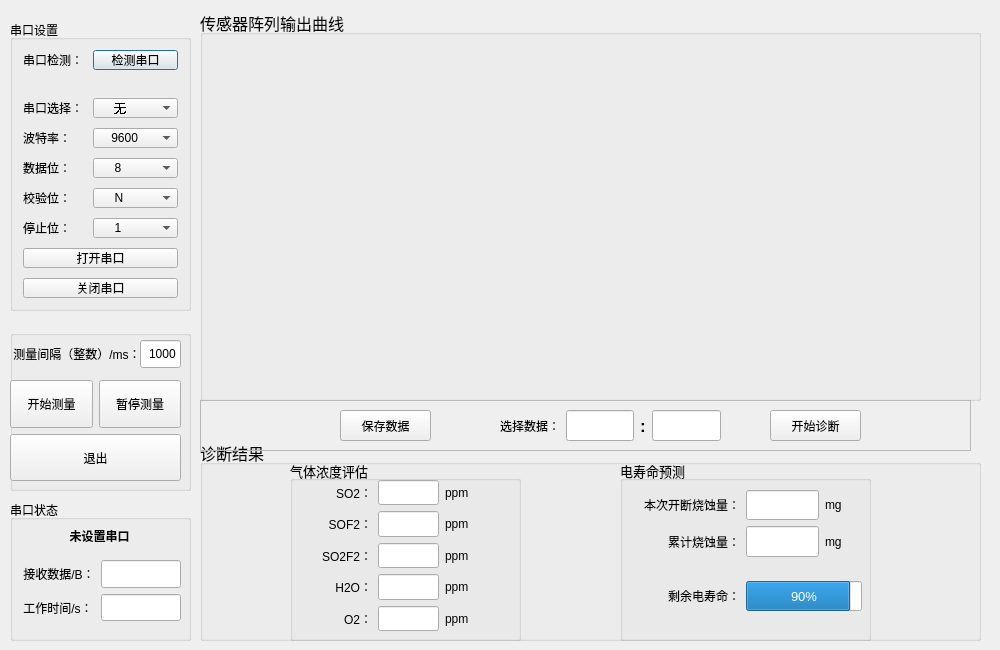
<?xml version="1.0" encoding="UTF-8"?>
<ui version="4.0">
 <class>Form</class>
 <widget class="QWidget" name="Form">
  <property name="geometry">
   <rect>
    <x>0</x>
    <y>0</y>
    <width>1000</width>
    <height>650</height>
   </rect>
  </property>
  <property name="sizePolicy">
   <sizepolicy hsizetype="Fixed" vsizetype="Fixed">
    <horstretch>0</horstretch>
    <verstretch>0</verstretch>
   </sizepolicy>
  </property>
  <property name="font">
   <font>
    <weight>50</weight>
    <bold>false</bold>
   </font>
  </property>
  <property name="windowTitle">
   <string>GIS电寿命评估系统</string>
  </property>
  <property name="autoFillBackground">
   <bool>false</bool>
  </property>
  <widget class="QGroupBox" name="formGroupBox">
   <property name="geometry">
    <rect>
     <x>10</x>
     <y>20</y>
     <width>181</width>
     <height>291</height>
    </rect>
   </property>
   <property name="title">
    <string>串口设置</string>
   </property>
   <layout class="QFormLayout" name="formLayout">
    <property name="horizontalSpacing">
     <number>10</number>
    </property>
    <property name="verticalSpacing">
     <number>10</number>
    </property>
    <property name="leftMargin">
     <number>10</number>
    </property>
    <property name="topMargin">
     <number>10</number>
    </property>
    <property name="rightMargin">
     <number>10</number>
    </property>
    <property name="bottomMargin">
     <number>10</number>
    </property>
    <item row="0" column="0">
     <widget class="QLabel" name="s1__lb_1">
      <property name="text">
       <string>串口检测：</string>
      </property>
     </widget>
    </item>
    <item row="0" column="1">
     <widget class="QPushButton" name="checkserialport">
      <property name="text">
       <string>检测串口</string>
      </property>
      <property name="autoRepeatInterval">
       <number>100</number>
      </property>
      <property name="default">
       <bool>true</bool>
      </property>
     </widget>
    </item>
    <item row="2" column="0">
     <widget class="QLabel" name="s1__lb_2">
      <property name="text">
       <string>串口选择：</string>
      </property>
     </widget>
    </item>
    <item row="2" column="1">
     <widget class="QComboBox" name="serialportnum">
      <property name="font">
       <font>
        <stylestrategy>NoAntialias</stylestrategy>
        <kerning>true</kerning>
       </font>
      </property>
      <property name="contextMenuPolicy">
       <enum>Qt::CustomContextMenu</enum>
      </property>
      <property name="editable">
       <bool>false</bool>
      </property>
      <property name="currentText">
       <string>     无</string>
      </property>
      <property name="sizeAdjustPolicy">
       <enum>QComboBox::AdjustToContents</enum>
      </property>
      <property name="minimumContentsLength">
       <number>0</number>
      </property>
      <item>
       <property name="text">
        <string>     无</string>
       </property>
      </item>
     </widget>
    </item>
    <item row="3" column="0">
     <widget class="QLabel" name="s1__lb_3">
      <property name="text">
       <string>波特率：</string>
      </property>
     </widget>
    </item>
    <item row="3" column="1">
     <widget class="QComboBox" name="baudrate">
      <property name="font">
       <font>
        <weight>50</weight>
        <bold>false</bold>
       </font>
      </property>
      <property name="sizeAdjustPolicy">
       <enum>QComboBox::AdjustToMinimumContentsLength</enum>
      </property>
      <property name="iconSize">
       <size>
        <width>16</width>
        <height>16</height>
       </size>
      </property>
      <property name="duplicatesEnabled">
       <bool>false</bool>
      </property>
      <item>
       <property name="text">
        <string>    9600</string>
       </property>
      </item>
      <item>
       <property name="text">
        <string>    2400</string>
       </property>
      </item>
      <item>
       <property name="text">
        <string>    4800</string>
       </property>
      </item>
      <item>
       <property name="text">
        <string>    12800</string>
       </property>
      </item>
      <item>
       <property name="text">
        <string>    14400</string>
       </property>
      </item>
      <item>
       <property name="text">
        <string>    19200</string>
       </property>
      </item>
      <item>
       <property name="text">
        <string>    38400</string>
       </property>
      </item>
      <item>
       <property name="text">
        <string>    57600</string>
       </property>
      </item>
      <item>
       <property name="text">
        <string>    115200</string>
       </property>
      </item>
     </widget>
    </item>
    <item row="4" column="0">
     <widget class="QLabel" name="s1__lb_4">
      <property name="text">
       <string>数据位：</string>
      </property>
     </widget>
    </item>
    <item row="4" column="1">
     <widget class="QComboBox" name="databits">
      <property name="maxCount">
       <number>2147483646</number>
      </property>
      <item>
       <property name="text">
        <string>     8</string>
       </property>
      </item>
      <item>
       <property name="text">
        <string>     7</string>
       </property>
      </item>
     </widget>
    </item>
    <item row="5" column="0">
     <widget class="QLabel" name="s1__lb_5">
      <property name="text">
       <string>校验位：</string>
      </property>
     </widget>
    </item>
    <item row="5" column="1">
     <widget class="QComboBox" name="checkbits">
      <property name="layoutDirection">
       <enum>Qt::LeftToRight</enum>
      </property>
      <item>
       <property name="text">
        <string>     N</string>
       </property>
      </item>
     </widget>
    </item>
    <item row="6" column="0">
     <widget class="QLabel" name="s1__lb_6">
      <property name="text">
       <string>停止位：</string>
      </property>
     </widget>
    </item>
    <item row="6" column="1">
     <widget class="QComboBox" name="stopbits">
      <item>
       <property name="text">
        <string>     1</string>
       </property>
      </item>
     </widget>
    </item>
    <item row="7" column="0" colspan="2">
     <widget class="QPushButton" name="open_button">
      <property name="text">
       <string>打开串口</string>
      </property>
     </widget>
    </item>
    <item row="8" column="0" colspan="2">
     <widget class="QPushButton" name="close_button">
      <property name="text">
       <string>关闭串口</string>
      </property>
     </widget>
    </item>
    <item row="1" column="0" colspan="2">
     <spacer name="horizontalSpacer">
      <property name="orientation">
       <enum>Qt::Horizontal</enum>
      </property>
      <property name="sizeHint" stdset="0">
       <size>
        <width>40</width>
        <height>8</height>
       </size>
      </property>
     </spacer>
    </item>
   </layout>
  </widget>
  <widget class="QGroupBox" name="verticalGroupBox">
   <property name="geometry">
    <rect>
     <x>200</x>
     <y>10</y>
     <width>781</width>
     <height>391</height>
    </rect>
   </property>
   <property name="font">
    <font>
     <pointsize>12</pointsize>
    </font>
   </property>
   <property name="title">
    <string>传感器阵列输出曲线</string>
   </property>
   <layout class="QVBoxLayout" name="verticalLayout">
    <property name="leftMargin">
     <number>10</number>
    </property>
    <property name="topMargin">
     <number>10</number>
    </property>
    <property name="rightMargin">
     <number>10</number>
    </property>
    <property name="bottomMargin">
     <number>10</number>
    </property>
    <item>
     <layout class="QVBoxLayout" name="verticalLayout_graph"/>
    </item>
   </layout>
  </widget>
  <widget class="QGroupBox" name="groupBox">
   <property name="geometry">
    <rect>
     <x>10</x>
     <y>330</y>
     <width>181</width>
     <height>161</height>
    </rect>
   </property>
   <property name="title">
    <string/>
   </property>
   <widget class="QWidget" name="gridLayoutWidget">
    <property name="geometry">
     <rect>
      <x>0</x>
      <y>50</y>
      <width>171</width>
      <height>101</height>
     </rect>
    </property>
    <layout class="QGridLayout" name="gridLayout">
     <item row="0" column="0">
      <widget class="QPushButton" name="start_measure_button">
       <property name="sizePolicy">
        <sizepolicy hsizetype="Minimum" vsizetype="Expanding">
         <horstretch>1</horstretch>
         <verstretch>2</verstretch>
        </sizepolicy>
       </property>
       <property name="text">
        <string>开始测量</string>
       </property>
      </widget>
     </item>
     <item row="0" column="1">
      <widget class="QPushButton" name="stop_measure_Button">
       <property name="sizePolicy">
        <sizepolicy hsizetype="Minimum" vsizetype="Expanding">
         <horstretch>1</horstretch>
         <verstretch>2</verstretch>
        </sizepolicy>
       </property>
       <property name="text">
        <string>暂停测量</string>
       </property>
      </widget>
     </item>
     <item row="1" column="0" colspan="2">
      <widget class="QPushButton" name="quit_Button">
       <property name="sizePolicy">
        <sizepolicy hsizetype="Minimum" vsizetype="Expanding">
         <horstretch>1</horstretch>
         <verstretch>2</verstretch>
        </sizepolicy>
       </property>
       <property name="font">
        <font>
         <pointsize>9</pointsize>
        </font>
       </property>
       <property name="text">
        <string>退出</string>
       </property>
      </widget>
     </item>
    </layout>
   </widget>
   <widget class="QLabel" name="label_3">
    <property name="geometry">
     <rect>
      <x>0</x>
      <y>10</y>
      <width>131</width>
      <height>28</height>
     </rect>
    </property>
    <property name="sizePolicy">
     <sizepolicy hsizetype="Expanding" vsizetype="Expanding">
      <horstretch>0</horstretch>
      <verstretch>1</verstretch>
     </sizepolicy>
    </property>
    <property name="text">
     <string> 测量间隔（整数）/ms：</string>
    </property>
   </widget>
   <widget class="QLineEdit" name="lineEdit_time_interval">
    <property name="geometry">
     <rect>
      <x>130</x>
      <y>10</y>
      <width>41</width>
      <height>28</height>
     </rect>
    </property>
    <property name="sizePolicy">
     <sizepolicy hsizetype="Expanding" vsizetype="Expanding">
      <horstretch>0</horstretch>
      <verstretch>1</verstretch>
     </sizepolicy>
    </property>
    <property name="text">
     <string>1000</string>
    </property>
    <property name="alignment">
     <set>Qt::AlignRight|Qt::AlignTrailing|Qt::AlignVCenter</set>
    </property>
   </widget>
  </widget>
  <widget class="QGroupBox" name="groupBox_2">
   <property name="geometry">
    <rect>
     <x>200</x>
     <y>440</y>
     <width>781</width>
     <height>201</height>
    </rect>
   </property>
   <property name="font">
    <font>
     <pointsize>12</pointsize>
    </font>
   </property>
   <property name="title">
    <string>诊断结果</string>
   </property>
   <widget class="QGroupBox" name="groupBox_3">
    <property name="geometry">
     <rect>
      <x>90</x>
      <y>20</y>
      <width>231</width>
      <height>181</height>
     </rect>
    </property>
    <property name="font">
     <font>
      <pointsize>10</pointsize>
     </font>
    </property>
    <property name="title">
     <string>气体浓度评估</string>
    </property>
    <widget class="QWidget" name="gridLayoutWidget_2">
     <property name="geometry">
      <rect>
       <x>20</x>
       <y>20</y>
       <width>197</width>
       <height>151</height>
      </rect>
     </property>
     <layout class="QGridLayout" name="gridLayout_2">
      <item row="1" column="0">
       <widget class="QLabel" name="label_6">
        <property name="sizePolicy">
         <sizepolicy hsizetype="Expanding" vsizetype="Expanding">
          <horstretch>1</horstretch>
          <verstretch>1</verstretch>
         </sizepolicy>
        </property>
        <property name="font">
         <font>
          <pointsize>9</pointsize>
         </font>
        </property>
        <property name="text">
         <string> SOF2：</string>
        </property>
        <property name="alignment">
         <set>Qt::AlignRight|Qt::AlignTrailing|Qt::AlignVCenter</set>
        </property>
       </widget>
      </item>
      <item row="1" column="2">
       <widget class="QLabel" name="label_9">
        <property name="font">
         <font>
          <pointsize>9</pointsize>
         </font>
        </property>
        <property name="text">
         <string>ppm</string>
        </property>
       </widget>
      </item>
      <item row="0" column="2">
       <widget class="QLabel" name="label_8">
        <property name="sizePolicy">
         <sizepolicy hsizetype="Preferred" vsizetype="Preferred">
          <horstretch>1</horstretch>
          <verstretch>0</verstretch>
         </sizepolicy>
        </property>
        <property name="font">
         <font>
          <pointsize>9</pointsize>
         </font>
        </property>
        <property name="text">
         <string>ppm</string>
        </property>
       </widget>
      </item>
      <item row="2" column="1">
       <widget class="QLineEdit" name="lineEdit_show_SO2F2">
        <property name="sizePolicy">
         <sizepolicy hsizetype="Expanding" vsizetype="Expanding">
          <horstretch>1</horstretch>
          <verstretch>1</verstretch>
         </sizepolicy>
        </property>
        <property name="font">
         <font>
          <pointsize>9</pointsize>
         </font>
        </property>
        <property name="text">
         <string/>
        </property>
        <property name="alignment">
         <set>Qt::AlignRight|Qt::AlignTrailing|Qt::AlignVCenter</set>
        </property>
        <property name="readOnly">
         <bool>true</bool>
        </property>
       </widget>
      </item>
      <item row="1" column="1">
       <widget class="QLineEdit" name="lineEdit_show_SOF2">
        <property name="sizePolicy">
         <sizepolicy hsizetype="Expanding" vsizetype="Expanding">
          <horstretch>0</horstretch>
          <verstretch>1</verstretch>
         </sizepolicy>
        </property>
        <property name="text">
         <string/>
        </property>
        <property name="alignment">
         <set>Qt::AlignRight|Qt::AlignTrailing|Qt::AlignVCenter</set>
        </property>
        <property name="readOnly">
         <bool>true</bool>
        </property>
       </widget>
      </item>
      <item row="2" column="2">
       <widget class="QLabel" name="label_11">
        <property name="font">
         <font>
          <pointsize>9</pointsize>
         </font>
        </property>
        <property name="text">
         <string>ppm</string>
        </property>
       </widget>
      </item>
      <item row="0" column="0">
       <widget class="QLabel" name="label_7">
        <property name="sizePolicy">
         <sizepolicy hsizetype="Expanding" vsizetype="Expanding">
          <horstretch>1</horstretch>
          <verstretch>1</verstretch>
         </sizepolicy>
        </property>
        <property name="font">
         <font>
          <pointsize>9</pointsize>
         </font>
        </property>
        <property name="text">
         <string> SO2：</string>
        </property>
        <property name="alignment">
         <set>Qt::AlignRight|Qt::AlignTrailing|Qt::AlignVCenter</set>
        </property>
       </widget>
      </item>
      <item row="2" column="0">
       <widget class="QLabel" name="label_10">
        <property name="sizePolicy">
         <sizepolicy hsizetype="Expanding" vsizetype="Expanding">
          <horstretch>1</horstretch>
          <verstretch>1</verstretch>
         </sizepolicy>
        </property>
        <property name="font">
         <font>
          <pointsize>9</pointsize>
         </font>
        </property>
        <property name="text">
         <string> SO2F2：</string>
        </property>
        <property name="alignment">
         <set>Qt::AlignRight|Qt::AlignTrailing|Qt::AlignVCenter</set>
        </property>
       </widget>
      </item>
      <item row="0" column="1">
       <widget class="QLineEdit" name="lineEdit_show_SO2">
        <property name="sizePolicy">
         <sizepolicy hsizetype="Expanding" vsizetype="Expanding">
          <horstretch>0</horstretch>
          <verstretch>1</verstretch>
         </sizepolicy>
        </property>
        <property name="font">
         <font>
          <stylestrategy>PreferDefault</stylestrategy>
          <kerning>true</kerning>
         </font>
        </property>
        <property name="text">
         <string/>
        </property>
        <property name="alignment">
         <set>Qt::AlignRight|Qt::AlignTrailing|Qt::AlignVCenter</set>
        </property>
        <property name="readOnly">
         <bool>true</bool>
        </property>
       </widget>
      </item>
      <item row="3" column="1">
       <widget class="QLineEdit" name="lineEdit_show_H2O">
        <property name="sizePolicy">
         <sizepolicy hsizetype="Expanding" vsizetype="Expanding">
          <horstretch>1</horstretch>
          <verstretch>1</verstretch>
         </sizepolicy>
        </property>
        <property name="font">
         <font>
          <pointsize>9</pointsize>
         </font>
        </property>
        <property name="text">
         <string/>
        </property>
        <property name="alignment">
         <set>Qt::AlignRight|Qt::AlignTrailing|Qt::AlignVCenter</set>
        </property>
        <property name="readOnly">
         <bool>true</bool>
        </property>
       </widget>
      </item>
      <item row="3" column="2">
       <widget class="QLabel" name="label_13">
        <property name="font">
         <font>
          <pointsize>9</pointsize>
         </font>
        </property>
        <property name="text">
         <string>ppm</string>
        </property>
       </widget>
      </item>
      <item row="3" column="0">
       <widget class="QLabel" name="label_12">
        <property name="sizePolicy">
         <sizepolicy hsizetype="Expanding" vsizetype="Expanding">
          <horstretch>1</horstretch>
          <verstretch>1</verstretch>
         </sizepolicy>
        </property>
        <property name="font">
         <font>
          <pointsize>9</pointsize>
         </font>
        </property>
        <property name="text">
         <string> H2O：</string>
        </property>
        <property name="alignment">
         <set>Qt::AlignRight|Qt::AlignTrailing|Qt::AlignVCenter</set>
        </property>
       </widget>
      </item>
      <item row="4" column="0">
       <widget class="QLabel" name="label_16">
        <property name="sizePolicy">
         <sizepolicy hsizetype="Expanding" vsizetype="Expanding">
          <horstretch>1</horstretch>
          <verstretch>1</verstretch>
         </sizepolicy>
        </property>
        <property name="font">
         <font>
          <pointsize>9</pointsize>
         </font>
        </property>
        <property name="text">
         <string> O2：</string>
        </property>
        <property name="alignment">
         <set>Qt::AlignRight|Qt::AlignTrailing|Qt::AlignVCenter</set>
        </property>
       </widget>
      </item>
      <item row="4" column="1">
       <widget class="QLineEdit" name="lineEdit_show_O2">
        <property name="sizePolicy">
         <sizepolicy hsizetype="Expanding" vsizetype="Expanding">
          <horstretch>1</horstretch>
          <verstretch>1</verstretch>
         </sizepolicy>
        </property>
        <property name="font">
         <font>
          <pointsize>9</pointsize>
         </font>
        </property>
        <property name="text">
         <string/>
        </property>
        <property name="alignment">
         <set>Qt::AlignRight|Qt::AlignTrailing|Qt::AlignVCenter</set>
        </property>
        <property name="readOnly">
         <bool>true</bool>
        </property>
       </widget>
      </item>
      <item row="4" column="2">
       <widget class="QLabel" name="label_18">
        <property name="font">
         <font>
          <pointsize>9</pointsize>
         </font>
        </property>
        <property name="text">
         <string>ppm</string>
        </property>
       </widget>
      </item>
     </layout>
    </widget>
   </widget>
   <widget class="QGroupBox" name="groupBox_5">
    <property name="geometry">
     <rect>
      <x>420</x>
      <y>20</y>
      <width>251</width>
      <height>181</height>
     </rect>
    </property>
    <property name="font">
     <font>
      <pointsize>10</pointsize>
     </font>
    </property>
    <property name="title">
     <string>电寿命预测</string>
    </property>
    <widget class="QWidget" name="gridLayoutWidget_3">
     <property name="geometry">
      <rect>
       <x>20</x>
       <y>30</y>
       <width>222</width>
       <height>121</height>
      </rect>
     </property>
     <layout class="QGridLayout" name="gridLayout_3">
      <item row="1" column="1">
       <widget class="QLineEdit" name="lineEdit_show_erosion_total">
        <property name="sizePolicy">
         <sizepolicy hsizetype="Expanding" vsizetype="Expanding">
          <horstretch>1</horstretch>
          <verstretch>2</verstretch>
         </sizepolicy>
        </property>
        <property name="font">
         <font>
          <pointsize>9</pointsize>
         </font>
        </property>
        <property name="text">
         <string/>
        </property>
        <property name="alignment">
         <set>Qt::AlignRight|Qt::AlignTrailing|Qt::AlignVCenter</set>
        </property>
        <property name="readOnly">
         <bool>true</bool>
        </property>
       </widget>
      </item>
      <item row="0" column="0">
       <widget class="QLabel" name="label_20">
        <property name="sizePolicy">
         <sizepolicy hsizetype="Expanding" vsizetype="Expanding">
          <horstretch>2</horstretch>
          <verstretch>1</verstretch>
         </sizepolicy>
        </property>
        <property name="font">
         <font>
          <pointsize>9</pointsize>
         </font>
        </property>
        <property name="text">
         <string> 本次开断烧蚀量：</string>
        </property>
        <property name="alignment">
         <set>Qt::AlignRight|Qt::AlignTrailing|Qt::AlignVCenter</set>
        </property>
       </widget>
      </item>
      <item row="0" column="2">
       <widget class="QLabel" name="label_17">
        <property name="sizePolicy">
         <sizepolicy hsizetype="Preferred" vsizetype="Preferred">
          <horstretch>1</horstretch>
          <verstretch>0</verstretch>
         </sizepolicy>
        </property>
        <property name="font">
         <font>
          <pointsize>9</pointsize>
         </font>
        </property>
        <property name="text">
         <string>mg</string>
        </property>
       </widget>
      </item>
      <item row="0" column="1">
       <widget class="QLineEdit" name="lineEdit_show_erosion">
        <property name="sizePolicy">
         <sizepolicy hsizetype="Expanding" vsizetype="Expanding">
          <horstretch>2</horstretch>
          <verstretch>2</verstretch>
         </sizepolicy>
        </property>
        <property name="font">
         <font>
          <stylestrategy>PreferDefault</stylestrategy>
          <kerning>true</kerning>
         </font>
        </property>
        <property name="text">
         <string/>
        </property>
        <property name="alignment">
         <set>Qt::AlignRight|Qt::AlignTrailing|Qt::AlignVCenter</set>
        </property>
        <property name="readOnly">
         <bool>true</bool>
        </property>
       </widget>
      </item>
      <item row="1" column="0">
       <widget class="QLabel" name="label_21">
        <property name="sizePolicy">
         <sizepolicy hsizetype="Expanding" vsizetype="Expanding">
          <horstretch>2</horstretch>
          <verstretch>1</verstretch>
         </sizepolicy>
        </property>
        <property name="font">
         <font>
          <pointsize>9</pointsize>
         </font>
        </property>
        <property name="text">
         <string> 累计烧蚀量：</string>
        </property>
        <property name="alignment">
         <set>Qt::AlignRight|Qt::AlignTrailing|Qt::AlignVCenter</set>
        </property>
       </widget>
      </item>
      <item row="1" column="2">
       <widget class="QLabel" name="label_19">
        <property name="sizePolicy">
         <sizepolicy hsizetype="Preferred" vsizetype="Preferred">
          <horstretch>1</horstretch>
          <verstretch>0</verstretch>
         </sizepolicy>
        </property>
        <property name="font">
         <font>
          <pointsize>9</pointsize>
         </font>
        </property>
        <property name="text">
         <string>mg</string>
        </property>
       </widget>
      </item>
      <item row="3" column="0">
       <widget class="QLabel" name="label_22">
        <property name="sizePolicy">
         <sizepolicy hsizetype="Expanding" vsizetype="Expanding">
          <horstretch>2</horstretch>
          <verstretch>2</verstretch>
         </sizepolicy>
        </property>
        <property name="font">
         <font>
          <pointsize>9</pointsize>
         </font>
        </property>
        <property name="text">
         <string>剩余电寿命：</string>
        </property>
        <property name="alignment">
         <set>Qt::AlignRight|Qt::AlignTrailing|Qt::AlignVCenter</set>
        </property>
       </widget>
      </item>
      <item row="2" column="0" colspan="3">
       <spacer name="horizontalSpacer_2">
        <property name="orientation">
         <enum>Qt::Horizontal</enum>
        </property>
        <property name="sizeHint" stdset="0">
         <size>
          <width>40</width>
          <height>18</height>
         </size>
        </property>
       </spacer>
      </item>
      <item row="3" column="1" colspan="2">
       <widget class="QProgressBar" name="progressBar_lifetime_remain">
        <property name="sizePolicy">
         <sizepolicy hsizetype="Expanding" vsizetype="Expanding">
          <horstretch>0</horstretch>
          <verstretch>2</verstretch>
         </sizepolicy>
        </property>
        <property name="value">
         <number>90</number>
        </property>
       </widget>
      </item>
     </layout>
    </widget>
   </widget>
  </widget>
  <widget class="QGroupBox" name="groupBox_4">
   <property name="geometry">
    <rect>
     <x>10</x>
     <y>500</y>
     <width>181</width>
     <height>141</height>
    </rect>
   </property>
   <property name="title">
    <string>串口状态</string>
   </property>
   <widget class="QWidget" name="formLayoutWidget">
    <property name="geometry">
     <rect>
      <x>10</x>
      <y>60</y>
      <width>161</width>
      <height>61</height>
     </rect>
    </property>
    <layout class="QFormLayout" name="formLayout_3">
     <item row="1" column="0">
      <widget class="QLabel" name="label">
       <property name="sizePolicy">
        <sizepolicy hsizetype="Expanding" vsizetype="Expanding">
         <horstretch>1</horstretch>
         <verstretch>1</verstretch>
        </sizepolicy>
       </property>
       <property name="text">
        <string> 接收数据/B：</string>
       </property>
      </widget>
     </item>
     <item row="1" column="1">
      <widget class="QLineEdit" name="lineEdit_showrecdatanum">
       <property name="sizePolicy">
        <sizepolicy hsizetype="Expanding" vsizetype="Expanding">
         <horstretch>1</horstretch>
         <verstretch>0</verstretch>
        </sizepolicy>
       </property>
       <property name="alignment">
        <set>Qt::AlignRight|Qt::AlignTrailing|Qt::AlignVCenter</set>
       </property>
       <property name="readOnly">
        <bool>true</bool>
       </property>
      </widget>
     </item>
     <item row="2" column="0">
      <widget class="QLabel" name="label_2">
       <property name="sizePolicy">
        <sizepolicy hsizetype="Expanding" vsizetype="Expanding">
         <horstretch>1</horstretch>
         <verstretch>1</verstretch>
        </sizepolicy>
       </property>
       <property name="text">
        <string> 工作时间/s：</string>
       </property>
      </widget>
     </item>
     <item row="2" column="1">
      <widget class="QLineEdit" name="lineEdit_showtime">
       <property name="sizePolicy">
        <sizepolicy hsizetype="Expanding" vsizetype="Expanding">
         <horstretch>1</horstretch>
         <verstretch>1</verstretch>
        </sizepolicy>
       </property>
       <property name="alignment">
        <set>Qt::AlignRight|Qt::AlignTrailing|Qt::AlignVCenter</set>
       </property>
       <property name="readOnly">
        <bool>true</bool>
       </property>
      </widget>
     </item>
    </layout>
   </widget>
   <widget class="QLabel" name="state_label">
    <property name="geometry">
     <rect>
      <x>10</x>
      <y>30</y>
      <width>159</width>
      <height>12</height>
     </rect>
    </property>
    <property name="font">
     <font>
      <pointsize>9</pointsize>
      <weight>75</weight>
      <bold>true</bold>
     </font>
    </property>
    <property name="text">
     <string>未设置串口</string>
    </property>
    <property name="textFormat">
     <enum>Qt::AutoText</enum>
    </property>
    <property name="scaledContents">
     <bool>true</bool>
    </property>
    <property name="alignment">
     <set>Qt::AlignCenter</set>
    </property>
   </widget>
  </widget>
  <widget class="QFrame" name="frame">
   <property name="geometry">
    <rect>
     <x>200</x>
     <y>400</y>
     <width>771</width>
     <height>51</height>
    </rect>
   </property>
   <property name="frameShape">
    <enum>QFrame::StyledPanel</enum>
   </property>
   <property name="frameShadow">
    <enum>QFrame::Raised</enum>
   </property>
   <widget class="QPushButton" name="savedata_button">
    <property name="geometry">
     <rect>
      <x>140</x>
      <y>10</y>
      <width>91</width>
      <height>31</height>
     </rect>
    </property>
    <property name="text">
     <string>保存数据</string>
    </property>
   </widget>
   <widget class="QWidget" name="horizontalLayoutWidget">
    <property name="geometry">
     <rect>
      <x>300</x>
      <y>10</y>
      <width>221</width>
      <height>31</height>
     </rect>
    </property>
    <layout class="QHBoxLayout" name="horizontalLayout">
     <item>
      <widget class="QLabel" name="label_5">
       <property name="sizePolicy">
        <sizepolicy hsizetype="Expanding" vsizetype="Expanding">
         <horstretch>0</horstretch>
         <verstretch>0</verstretch>
        </sizepolicy>
       </property>
       <property name="text">
        <string>选择数据：</string>
       </property>
      </widget>
     </item>
     <item>
      <widget class="QLineEdit" name="lineEdit_startcoordinate">
       <property name="sizePolicy">
        <sizepolicy hsizetype="Expanding" vsizetype="Minimum">
         <horstretch>0</horstretch>
         <verstretch>0</verstretch>
        </sizepolicy>
       </property>
       <property name="sizeIncrement">
        <size>
         <width>0</width>
         <height>0</height>
        </size>
       </property>
       <property name="alignment">
        <set>Qt::AlignRight|Qt::AlignTrailing|Qt::AlignVCenter</set>
       </property>
      </widget>
     </item>
     <item>
      <widget class="QLabel" name="label_4">
       <property name="sizePolicy">
        <sizepolicy hsizetype="Preferred" vsizetype="Expanding">
         <horstretch>0</horstretch>
         <verstretch>0</verstretch>
        </sizepolicy>
       </property>
       <property name="font">
        <font>
         <family>Arial</family>
         <pointsize>13</pointsize>
         <weight>75</weight>
         <bold>true</bold>
        </font>
       </property>
       <property name="text">
        <string>:</string>
       </property>
      </widget>
     </item>
     <item>
      <widget class="QLineEdit" name="lineEdit_endcoordinate">
       <property name="sizePolicy">
        <sizepolicy hsizetype="Expanding" vsizetype="Expanding">
         <horstretch>0</horstretch>
         <verstretch>0</verstretch>
        </sizepolicy>
       </property>
       <property name="alignment">
        <set>Qt::AlignRight|Qt::AlignTrailing|Qt::AlignVCenter</set>
       </property>
      </widget>
     </item>
    </layout>
   </widget>
   <widget class="QPushButton" name="svm_eval_button">
    <property name="geometry">
     <rect>
      <x>570</x>
      <y>10</y>
      <width>91</width>
      <height>31</height>
     </rect>
    </property>
    <property name="text">
     <string>开始诊断</string>
    </property>
   </widget>
  </widget>
  <zorder>verticalGroupBox</zorder>
  <zorder>formGroupBox</zorder>
  <zorder>groupBox</zorder>
  <zorder>groupBox_2</zorder>
  <zorder>groupBox_4</zorder>
  <zorder>frame</zorder>
 </widget>
 <resources/>
 <connections/>
</ui>
